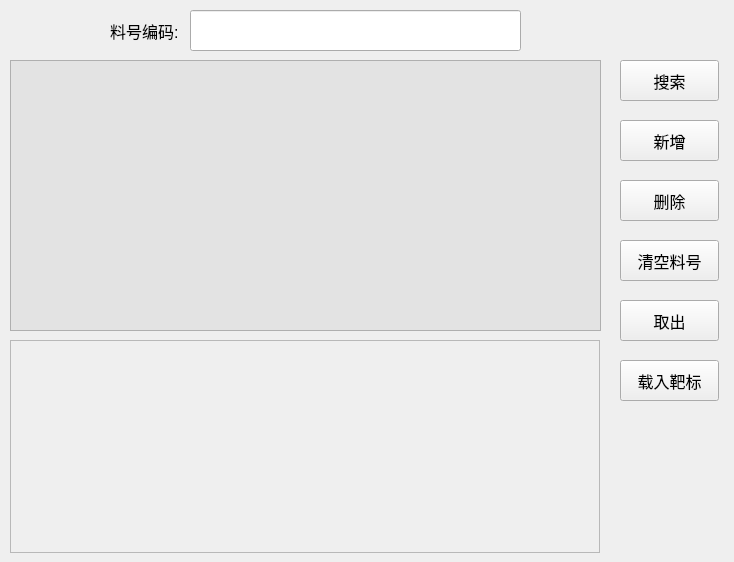
<?xml version="1.0" encoding="UTF-8"?>
<ui version="4.0">
 <class>DlgMaterialManage</class>
 <widget class="QDialog" name="DlgMaterialManage">
  <property name="geometry">
   <rect>
    <x>0</x>
    <y>0</y>
    <width>734</width>
    <height>562</height>
   </rect>
  </property>
  <property name="windowTitle">
   <string>TOP</string>
  </property>
  <widget class="QPushButton" name="btn_search">
   <property name="geometry">
    <rect>
     <x>620</x>
     <y>60</y>
     <width>99</width>
     <height>41</height>
    </rect>
   </property>
   <property name="font">
    <font>
     <pointsize>12</pointsize>
    </font>
   </property>
   <property name="focusPolicy">
    <enum>Qt::NoFocus</enum>
   </property>
   <property name="text">
    <string>搜索</string>
   </property>
  </widget>
  <widget class="QPushButton" name="btn_add">
   <property name="geometry">
    <rect>
     <x>620</x>
     <y>120</y>
     <width>99</width>
     <height>41</height>
    </rect>
   </property>
   <property name="font">
    <font>
     <pointsize>12</pointsize>
    </font>
   </property>
   <property name="focusPolicy">
    <enum>Qt::NoFocus</enum>
   </property>
   <property name="text">
    <string>新增</string>
   </property>
  </widget>
  <widget class="QPushButton" name="btn_delete">
   <property name="geometry">
    <rect>
     <x>620</x>
     <y>180</y>
     <width>99</width>
     <height>41</height>
    </rect>
   </property>
   <property name="font">
    <font>
     <pointsize>12</pointsize>
    </font>
   </property>
   <property name="focusPolicy">
    <enum>Qt::NoFocus</enum>
   </property>
   <property name="text">
    <string>删除</string>
   </property>
  </widget>
  <widget class="QPushButton" name="btn_fetch">
   <property name="geometry">
    <rect>
     <x>620</x>
     <y>300</y>
     <width>99</width>
     <height>41</height>
    </rect>
   </property>
   <property name="font">
    <font>
     <pointsize>12</pointsize>
    </font>
   </property>
   <property name="focusPolicy">
    <enum>Qt::NoFocus</enum>
   </property>
   <property name="text">
    <string>取出</string>
   </property>
  </widget>
  <widget class="QPushButton" name="btn_loadmark">
   <property name="geometry">
    <rect>
     <x>620</x>
     <y>360</y>
     <width>99</width>
     <height>41</height>
    </rect>
   </property>
   <property name="font">
    <font>
     <pointsize>12</pointsize>
    </font>
   </property>
   <property name="focusPolicy">
    <enum>Qt::NoFocus</enum>
   </property>
   <property name="text">
    <string>载入靶标</string>
   </property>
  </widget>
  <widget class="QTableView" name="tableView_database">
   <property name="geometry">
    <rect>
     <x>10</x>
     <y>60</y>
     <width>591</width>
     <height>271</height>
    </rect>
   </property>
   <property name="styleSheet">
    <string notr="true">background-color: rgb(227, 227, 227);
selection-background-color: rgb(0, 126, 0);
</string>
   </property>
   <property name="alternatingRowColors">
    <bool>false</bool>
   </property>
   <attribute name="horizontalHeaderDefaultSectionSize">
    <number>116</number>
   </attribute>
   <attribute name="horizontalHeaderStretchLastSection">
    <bool>true</bool>
   </attribute>
   <attribute name="verticalHeaderVisible">
    <bool>true</bool>
   </attribute>
  </widget>
  <widget class="QLabel" name="label_name">
   <property name="geometry">
    <rect>
     <x>110</x>
     <y>10</y>
     <width>81</width>
     <height>41</height>
    </rect>
   </property>
   <property name="font">
    <font>
     <pointsize>12</pointsize>
    </font>
   </property>
   <property name="text">
    <string>料号编码:</string>
   </property>
  </widget>
  <widget class="QLineEdit" name="lineEdit_name">
   <property name="geometry">
    <rect>
     <x>190</x>
     <y>10</y>
     <width>331</width>
     <height>41</height>
    </rect>
   </property>
  </widget>
  <widget class="QFrame" name="frame_keyboard">
   <property name="geometry">
    <rect>
     <x>10</x>
     <y>340</y>
     <width>590</width>
     <height>213</height>
    </rect>
   </property>
   <property name="frameShape">
    <enum>QFrame::StyledPanel</enum>
   </property>
   <property name="frameShadow">
    <enum>QFrame::Raised</enum>
   </property>
  </widget>
  <widget class="QPushButton" name="btn_liaohaoclear">
   <property name="geometry">
    <rect>
     <x>620</x>
     <y>240</y>
     <width>99</width>
     <height>41</height>
    </rect>
   </property>
   <property name="font">
    <font>
     <pointsize>12</pointsize>
    </font>
   </property>
   <property name="focusPolicy">
    <enum>Qt::NoFocus</enum>
   </property>
   <property name="text">
    <string>清空料号</string>
   </property>
  </widget>
 </widget>
 <resources/>
 <connections/>
</ui>
